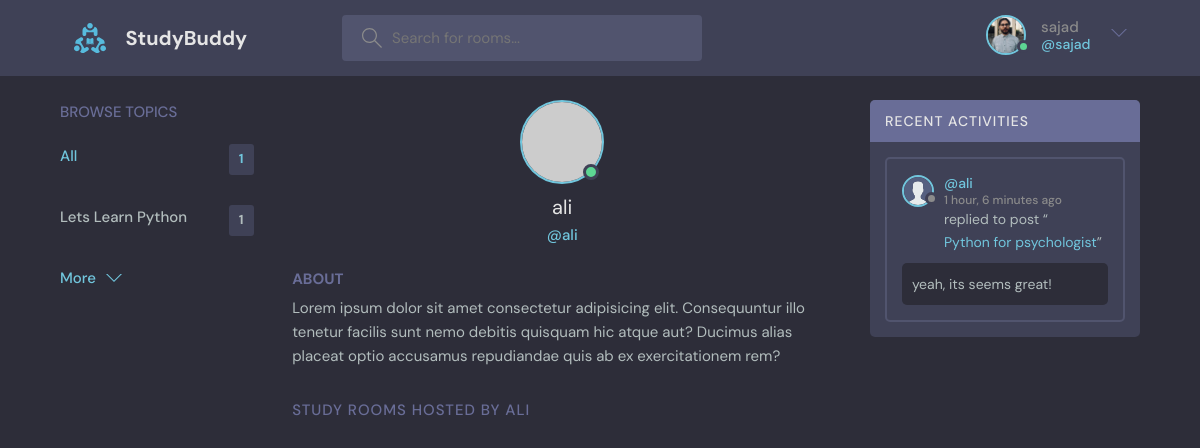
The page /profile/2 (signed in) on the database its author committed.
### base/models.py (models this page shows)
class User(AbstractUser):
    name = models.CharField(max_length=200, null=True)
    email = models.EmailField(unique=True, null=True)
    bio = models.TextField(null=True)
    avatar = models.ImageField(null=True, default='avatar.svg')
    USERNAME_FIELD = 'email'
    REQUIRED_FIELDS = []

class Topic(models.Model):
    name = models.TextField(max_length=200)
    def __str__(self):
        return self.name

class Message(models.Model):
    user = models.ForeignKey(User, on_delete=models.CASCADE)
    room = models.ForeignKey(Room, on_delete=models.CASCADE)
    body = models.TextField()
    updated = models.DateTimeField(auto_now=True) #every single time save
    created = models.DateTimeField(auto_now_add=True) #first save or crate
    class Meta:
        ordering = ['-updated', '-created']
    def __str__(self):
        return self.body[0:50]  #shwo only first 50 char of msg

class Room(models.Model):
    host = models.ForeignKey(User, on_delete=models.SET_NULL, null=True) #it's the user object who created the room
    topic = models.ForeignKey(Topic, on_delete=models.SET_NULL, null=True)
    name = models.CharField(max_length=200)
    description = models.TextField(null=True, blank=True)  #null = treu means it could not be empty blank is for form method
    participants = models.ManyToManyField(User, related_name='participants', blank=True)
    updated = models.DateTimeField(auto_now=True) #every single time save
    created = models.DateTimeField(auto_now_add=True) #first save or crate
    class Meta:
        ordering = ['-updated', '-created']
    def __str__(self):
        return self.name

### base/views.py (the view)
# urls.py: path('profile/<str:pk>', views.userProfile, name = 'user-profile'),
@login_required(login_url='login')
def userProfile(request,pk):
    user = User.objects.get(id=pk)
    rooms = user.room_set.all()
    room_messages = user.message_set.all()
    topics = Topic.objects.all()
    context = {'user': user, 'rooms':rooms, 'room_messages': room_messages, 'topics': topics}
    return render(request, 'base/profile.html',context)

### base/templates/base/profile.html (shortened to what this page needs)
{% extends 'main.html' %}
{% block content %}
  <main class="profile-page layout layout--3">
    <div class="container">
      {% include 'base/topics_component.html' %}
      <div class="roomList">
        <div class="profile">
          <div class="profile__avatar">
            <div class="avatar avatar--large active">
              <img src="https://randomuser.me/api/portraits/men/11.jpg" />
            </div>
          </div>
          <div class="profile__info">
            <h3>{{user.username}}</h3>
            <p>@{{user.username}}</p>
          </div>
          <div class="profile__about">
            <h3>About</h3>
            <p>
              Lorem ipsum dolor sit amet consectetur adipisicing elit. Consequuntur illo tenetur
              facilis sunt nemo debitis quisquam hic atque aut? Ducimus alias placeat optio
              accusamus repudiandae quis ab ex exercitationem rem?
            </p>
          </div>
        </div>
        <div class="roomList__header">
          <div>
            <h2>Study Rooms Hosted by {{user.username}}</a>
            </h2>
          </div>
        </div>
      </div>
      {% include 'base/activity_component.html' %}
    </div>
  </main>
  {% endblock content %}

### templates/navbar.html (shortened to what this page needs)
{% load static %}
<header class="header header--loggedIn">
    <div class="container">
      <a href="{% url 'home' %}" class="header__logo">
        <img src="{% static 'images/logo.svg' %}" />
        <h1>StudyBuddy</h1>
      </a>
      <form class="header__search" method='GET' action="{% url 'home' %}">
        <label>
          <input name='q' placeholder="Search for rooms..." />
        </label>
      </form>
      <nav class="header__menu">
        {% if request.user.is_authenticated %}
        <div class="header__user">
          <a href="{% url 'user-profile' request.user.id %}">
            <div class="avatar avatar--medium active">
              <img src="{{request.user.avatar.url}}" />
            </div>
            <p>{{request.user.username}} <span>@{{request.user.username}}</span></p>
          </a>
          <button class="dropdown-button">
            <svg version="1.1" xmlns="http://www.w3.org/2000/svg" width="32" height="32" viewBox="0 0 32 32">
              <title>chevron-down</title>
              <path d="M16 21l-13-13h-3l16 16 16-16h-3l-13 13z"></path>
            </svg>
          </button>
        </div>
        {% else %}
        <a href="{% url 'login' %}">
          <img src="{% static 'images/avatar.svg' %}" />
          <p>Login</p>
        </a>
        {% endif %}
      </nav>
    </div>
  </header>

### base/templates/base/topics_component.html
<div class="topics">
    <div class="topics__header">
      <h2>Browse Topics</h2>
    </div>
    <ul class="topics__list">
      <li>
        <a href="{% url 'home' %}" class="active">All <span>{{topics.count}}</span></a>
      </li>
      {% for topic in topics %}
      <li>
        <a href="{% url 'home' %}?q={{topic.name}}">{{topic}}<span>{{topics.count}}</span></a>
      </li>
      {% endfor %}
    </ul>
    <a class="btn btn--link" href="{% url 'topics' %}">
      More
      <svg version="1.1" xmlns="http://www.w3.org/2000/svg" width="32" height="32" viewBox="0 0 32 32">
        <title>chevron-down</title>
        <path d="M16 21l-13-13h-3l16 16 16-16h-3l-13 13z"></path>
      </svg>
    </a>
  </div>

### base/templates/base/activity_component.html (shortened to what this page needs)
        <div class="activities">
            <div class="activities__header">
              <h2>Recent Activities</h2>
            </div>
            {% for message in room_messages %}
            <div class="activities__box">
              <div class="activities__boxHeader roomListRoom__header">
                <a href="{% url 'user-profile' message.user.id %}" class="roomListRoom__author">
                  <div class="avatar avatar--small">
                    <img src="{{message.user.avatar.url}}" />
                  </div>
                  <p>
                    @{{message.user.username}}
                    <span>{{message.created | timesince}} ago</span>
                  </p>
                </a>
              </div>
              <div class="activities__boxContent">
                <p>replied to post “<a href="{% url 'room' message.room.id %}">{{message.room}}</a>”</p>
                <div class="activities__boxRoomContent">
                  {{message}}
                </div>
              </div>
            </div>
            {% endfor %}
          </div>

### rows shown on the page
User: user.avatar (picture), user.username "sajad"
Topic: name "Lets Learn Python", count "1"
User: username "ali", username "ALI"
Message: user.avatar (placeholder picture), user.username "ali", created "1 hour, 6 minutes", room "Python for psychologist", body "yeah, its seems great!"

### other values the page prints
{{ topics.count }} "1"
